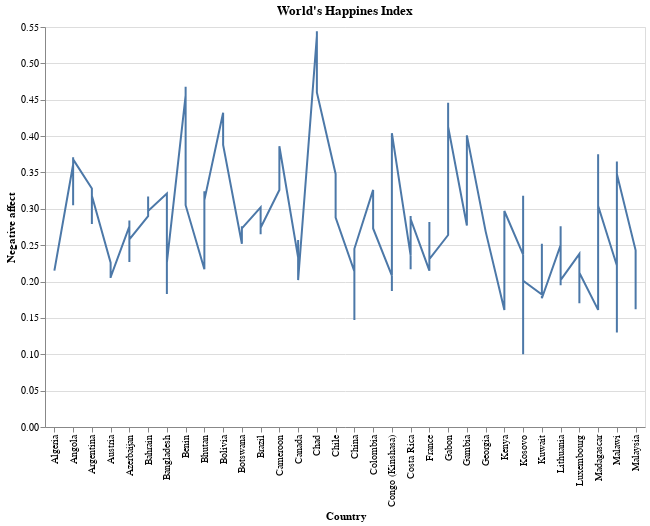

Notebook code for this chart:
### Code cell
alt.Chart(data1).mark_line().encode(
    alt.X('Country name',title="Country"),
    alt.Y('Negative affect'),
    tooltip=['Country name','Negative affect']
).properties(title="World's Happines Index",width=600,height=400)

### Figure 1 — Vega-Lite specification as saved in the notebook (floating-point values rounded to 4 significant figures; data arrays with more than 128 entries replaced by an {"elided": "..."} marker saying what was removed)
{"config": {"view": {"continuousWidth": 400, "continuousHeight": 300}}, "data": {"name": "data-c0fe58a48786afe06b72559f93a4a5c9"}, "mark": "line", "encoding": {"tooltip": [{"type": "nominal", "field": "Country name"}, {"type": "quantitative", "field": "Negative affect"}], "x": {"type": "nominal", "field": "Country name", "title": "Country"}, "y": {"type": "quantitative", "field": "Negative affect"}}, "height": 400, "title": "World's Happines Index", "width": 600, "$schema": "https://vega.github.io/schema/vega-lite/v4.8.1.json", "datasets": {"data-c0fe58a48786afe06b72559f93a4a5c9": {"elided": "175 records"}}}
